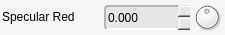
         <widget class="QFrame" name="specularRed">
          <property name="minimumSize">
           <size>
            <width>225</width>
            <height>35</height>
           </size>
          </property>
          <property name="maximumSize">
           <size>
            <width>225</width>
            <height>35</height>
           </size>
          </property>
          <property name="styleSheet">
           <string notr="true">background-color: rgb(245, 245, 245);
border-radius: 4px;</string>
          </property>
          <property name="frameShape">
           <enum>QFrame::NoFrame</enum>
          </property>
          <property name="frameShadow">
           <enum>QFrame::Plain</enum>
          </property>
          <property name="lineWidth">
           <number>0</number>
          </property>
          <widget class="QLabel" name="specularRed_lbl">
           <property name="geometry">
            <rect>
             <x>2</x>
             <y>2</y>
             <width>100</width>
             <height>30</height>
            </rect>
           </property>
           <property name="sizePolicy">
            <sizepolicy hsizetype="Fixed" vsizetype="Fixed">
             <horstretch>0</horstretch>
             <verstretch>0</verstretch>
            </sizepolicy>
           </property>
           <property name="minimumSize">
            <size>
             <width>100</width>
             <height>30</height>
            </size>
           </property>
           <property name="maximumSize">
            <size>
             <width>100</width>
             <height>30</height>
            </size>
           </property>
           <property name="font">
            <font>
             <weight>50</weight>
             <bold>false</bold>
            </font>
           </property>
           <property name="styleSheet">
            <string notr="true">border-width: 0px;</string>
           </property>
           <property name="text">
            <string>Specular Red</string>
           </property>
           <property name="margin">
            <number>1</number>
           </property>
          </widget>
          <widget class="QDoubleSpinBox" name="specularRed_value">
           <property name="geometry">
            <rect>
             <x>104</x>
             <y>5</y>
             <width>86</width>
             <height>25</height>
            </rect>
           </property>
           <property name="sizePolicy">
            <sizepolicy hsizetype="Fixed" vsizetype="Fixed">
             <horstretch>0</horstretch>
             <verstretch>0</verstretch>
            </sizepolicy>
           </property>
           <property name="minimumSize">
            <size>
             <width>86</width>
             <height>25</height>
            </size>
           </property>
           <property name="maximumSize">
            <size>
             <width>86</width>
             <height>25</height>
            </size>
           </property>
           <property name="styleSheet">
            <string notr="true">background-color: rgb(230, 230, 230);
border-top-color: rgb(180, 180, 180);
border-left-color: rgb(180, 180, 180);
border-bottom-color: rgb(255, 255, 255);
border-right-color: rgb(255, 255, 255);
border-style: solid;
border-width: 2px;</string>
           </property>
           <property name="frame">
            <bool>false</bool>
           </property>
           <property name="buttonSymbols">
            <enum>QAbstractSpinBox::UpDownArrows</enum>
           </property>
           <property name="decimals">
            <number>3</number>
           </property>
           <property name="minimum">
            <double>-9999.000000000000000</double>
           </property>
           <property name="maximum">
            <double>9999.000000000000000</double>
           </property>
           <property name="singleStep">
            <double>0.050000000000000</double>
           </property>
          </widget>
          <widget class="QDial" name="specularRed_dial">
           <property name="geometry">
            <rect>
             <x>192</x>
             <y>2</y>
             <width>30</width>
             <height>30</height>
            </rect>
           </property>
           <property name="sizePolicy">
            <sizepolicy hsizetype="Fixed" vsizetype="Fixed">
             <horstretch>0</horstretch>
             <verstretch>0</verstretch>
            </sizepolicy>
           </property>
           <property name="minimumSize">
            <size>
             <width>30</width>
             <height>30</height>
            </size>
           </property>
           <property name="maximumSize">
            <size>
             <width>30</width>
             <height>30</height>
            </size>
           </property>
           <property name="styleSheet">
            <string notr="true">border-width: 0px;</string>
           </property>
           <property name="minimum">
            <number>-10000</number>
           </property>
           <property name="maximum">
            <number>10000</number>
           </property>
          </widget>
         </widget>
